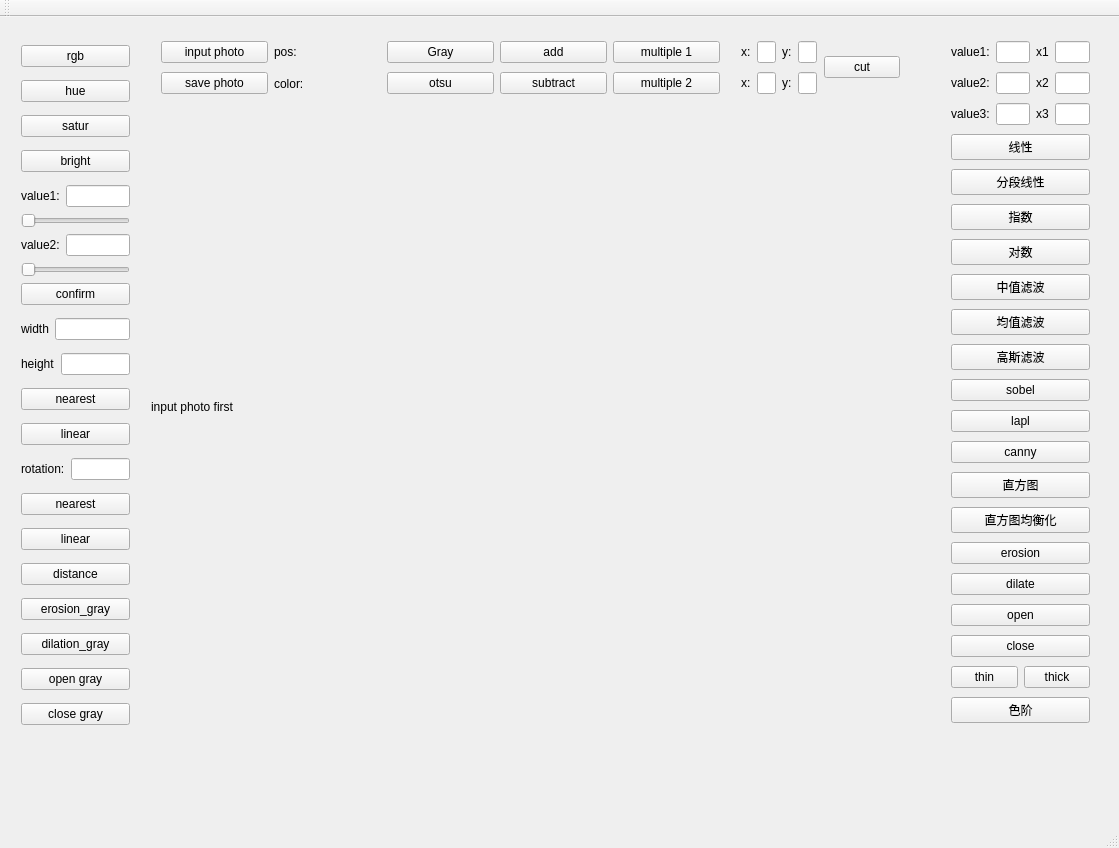
<?xml version="1.0" encoding="UTF-8"?>
<ui version="4.0">
 <class>PhotoShip</class>
 <widget class="QMainWindow" name="PhotoShip">
  <property name="geometry">
   <rect>
    <x>0</x>
    <y>0</y>
    <width>1119</width>
    <height>848</height>
   </rect>
  </property>
  <property name="windowTitle">
   <string>PhotoShip</string>
  </property>
  <widget class="QWidget" name="centralWidget">
   <widget class="QWidget" name="widget" native="true">
    <property name="enabled">
     <bool>true</bool>
    </property>
    <property name="geometry">
     <rect>
      <x>140</x>
      <y>90</y>
      <width>800</width>
      <height>600</height>
     </rect>
    </property>
    <layout class="QHBoxLayout" name="horizontalLayout">
     <item>
      <widget class="QLabel" name="photo">
       <property name="text">
        <string>input photo first</string>
       </property>
      </widget>
     </item>
    </layout>
   </widget>
   <widget class="QWidget" name="verticalLayoutWidget">
    <property name="geometry">
     <rect>
      <x>10</x>
      <y>10</y>
      <width>131</width>
      <height>726</height>
     </rect>
    </property>
    <layout class="QVBoxLayout" name="verticalLayout">
     <item>
      <widget class="QPushButton" name="rgbBtn">
       <property name="text">
        <string>rgb</string>
       </property>
      </widget>
     </item>
     <item>
      <widget class="QPushButton" name="hueBtn">
       <property name="text">
        <string>hue</string>
       </property>
      </widget>
     </item>
     <item>
      <widget class="QPushButton" name="saturBtn">
       <property name="text">
        <string>satur</string>
       </property>
      </widget>
     </item>
     <item>
      <widget class="QPushButton" name="brightBtn">
       <property name="text">
        <string>bright</string>
       </property>
      </widget>
     </item>
     <item>
      <layout class="QVBoxLayout" name="verticalLayout_6">
       <item>
        <layout class="QHBoxLayout" name="horizontalLayout_11">
         <item>
          <widget class="QLabel" name="thre1Label">
           <property name="text">
            <string>value1:</string>
           </property>
          </widget>
         </item>
         <item>
          <widget class="QLineEdit" name="thre1Input"/>
         </item>
        </layout>
       </item>
       <item>
        <widget class="QSlider" name="thre1Slider">
         <property name="orientation">
          <enum>Qt::Horizontal</enum>
         </property>
        </widget>
       </item>
       <item>
        <layout class="QHBoxLayout" name="horizontalLayout_12">
         <item>
          <widget class="QLabel" name="thre2Label">
           <property name="text">
            <string>value2:</string>
           </property>
          </widget>
         </item>
         <item>
          <widget class="QLineEdit" name="thre2Input"/>
         </item>
        </layout>
       </item>
       <item>
        <widget class="QSlider" name="thre2Slider">
         <property name="maximum">
          <number>255</number>
         </property>
         <property name="orientation">
          <enum>Qt::Horizontal</enum>
         </property>
        </widget>
       </item>
       <item>
        <widget class="QPushButton" name="confThreBtn">
         <property name="text">
          <string>confirm</string>
         </property>
        </widget>
       </item>
      </layout>
     </item>
     <item>
      <layout class="QHBoxLayout" name="horizontalLayout_4">
       <item>
        <widget class="QLabel" name="widthLabel">
         <property name="text">
          <string>width</string>
         </property>
        </widget>
       </item>
       <item>
        <widget class="QLineEdit" name="widthInput"/>
       </item>
      </layout>
     </item>
     <item>
      <layout class="QHBoxLayout" name="horizontalLayout_5">
       <item>
        <widget class="QLabel" name="heightLabel">
         <property name="text">
          <string>height</string>
         </property>
        </widget>
       </item>
       <item>
        <widget class="QLineEdit" name="heightInput"/>
       </item>
      </layout>
     </item>
     <item>
      <widget class="QPushButton" name="scaleNearBtn">
       <property name="text">
        <string>nearest</string>
       </property>
      </widget>
     </item>
     <item>
      <widget class="QPushButton" name="scaleLinearBtn">
       <property name="text">
        <string>linear</string>
       </property>
      </widget>
     </item>
     <item>
      <layout class="QHBoxLayout" name="horizontalLayout_6">
       <item>
        <widget class="QLabel" name="rotaLabel">
         <property name="text">
          <string>rotation:</string>
         </property>
        </widget>
       </item>
       <item>
        <widget class="QLineEdit" name="rotaInput"/>
       </item>
      </layout>
     </item>
     <item>
      <widget class="QPushButton" name="rotaNearBtn">
       <property name="text">
        <string>nearest</string>
       </property>
      </widget>
     </item>
     <item>
      <widget class="QPushButton" name="rotaLinearBtn">
       <property name="text">
        <string>linear</string>
       </property>
      </widget>
     </item>
     <item>
      <widget class="QPushButton" name="distanBtn">
       <property name="text">
        <string>distance</string>
       </property>
      </widget>
     </item>
     <item>
      <widget class="QPushButton" name="eroGrayBtn">
       <property name="text">
        <string>erosion_gray</string>
       </property>
      </widget>
     </item>
     <item>
      <widget class="QPushButton" name="dilaGrayBtn">
       <property name="text">
        <string>dilation_gray</string>
       </property>
      </widget>
     </item>
     <item>
      <widget class="QPushButton" name="openGrayBtn">
       <property name="text">
        <string>open gray</string>
       </property>
      </widget>
     </item>
     <item>
      <widget class="QPushButton" name="closeGrayBtn">
       <property name="text">
        <string>close gray</string>
       </property>
      </widget>
     </item>
    </layout>
   </widget>
   <widget class="QWidget" name="horizontalLayoutWidget_4">
    <property name="geometry">
     <rect>
      <x>150</x>
      <y>10</y>
      <width>581</width>
      <height>81</height>
     </rect>
    </property>
    <layout class="QHBoxLayout" name="horizontalLayout_10">
     <item>
      <layout class="QVBoxLayout" name="verticalLayout_2">
       <item>
        <widget class="QPushButton" name="inputBtn">
         <property name="text">
          <string>input photo</string>
         </property>
        </widget>
       </item>
       <item>
        <widget class="QPushButton" name="saveBtn">
         <property name="text">
          <string>save photo</string>
         </property>
        </widget>
       </item>
      </layout>
     </item>
     <item>
      <layout class="QVBoxLayout" name="verticalLayout_3">
       <item>
        <layout class="QHBoxLayout" name="horizontalLayout_2">
         <item>
          <widget class="QLabel" name="posLabel">
           <property name="text">
            <string>pos:</string>
           </property>
          </widget>
         </item>
         <item>
          <widget class="QLabel" name="mousePos">
           <property name="text">
            <string/>
           </property>
          </widget>
         </item>
        </layout>
       </item>
       <item>
        <layout class="QHBoxLayout" name="horizontalLayout_3">
         <item>
          <widget class="QLabel" name="colorLabel">
           <property name="text">
            <string>color:</string>
           </property>
          </widget>
         </item>
         <item>
          <widget class="QLabel" name="mousePix">
           <property name="text">
            <string/>
           </property>
          </widget>
         </item>
        </layout>
       </item>
      </layout>
     </item>
     <item>
      <layout class="QVBoxLayout" name="verticalLayout_8">
       <item>
        <widget class="QPushButton" name="grayBtn">
         <property name="text">
          <string>Gray</string>
         </property>
        </widget>
       </item>
       <item>
        <widget class="QPushButton" name="otsuBtn">
         <property name="text">
          <string>otsu</string>
         </property>
        </widget>
       </item>
      </layout>
     </item>
     <item>
      <layout class="QVBoxLayout" name="verticalLayout_7">
       <item>
        <widget class="QPushButton" name="addBtn">
         <property name="text">
          <string>add</string>
         </property>
        </widget>
       </item>
       <item>
        <widget class="QPushButton" name="subBtn">
         <property name="text">
          <string>subtract</string>
         </property>
        </widget>
       </item>
      </layout>
     </item>
     <item>
      <layout class="QVBoxLayout" name="verticalLayout_9">
       <item>
        <widget class="QPushButton" name="mul1Btn">
         <property name="text">
          <string>multiple 1</string>
         </property>
        </widget>
       </item>
       <item>
        <widget class="QPushButton" name="mul2Btn">
         <property name="text">
          <string>multiple 2</string>
         </property>
        </widget>
       </item>
      </layout>
     </item>
    </layout>
   </widget>
   <widget class="QWidget" name="horizontalLayoutWidget">
    <property name="geometry">
     <rect>
      <x>730</x>
      <y>10</y>
      <width>181</width>
      <height>81</height>
     </rect>
    </property>
    <layout class="QHBoxLayout" name="horizontalLayout_15">
     <item>
      <layout class="QVBoxLayout" name="verticalLayout_10">
       <item>
        <layout class="QHBoxLayout" name="horizontalLayout_13">
         <item>
          <widget class="QLabel" name="label">
           <property name="text">
            <string>x:</string>
           </property>
          </widget>
         </item>
         <item>
          <widget class="QLineEdit" name="cut1xValue"/>
         </item>
         <item>
          <widget class="QLabel" name="label_3">
           <property name="text">
            <string>y:</string>
           </property>
          </widget>
         </item>
         <item>
          <widget class="QLineEdit" name="cut1yValue"/>
         </item>
        </layout>
       </item>
       <item>
        <layout class="QHBoxLayout" name="horizontalLayout_14">
         <item>
          <widget class="QLabel" name="label_2">
           <property name="text">
            <string>x:</string>
           </property>
          </widget>
         </item>
         <item>
          <widget class="QLineEdit" name="cut2xValue"/>
         </item>
         <item>
          <widget class="QLabel" name="label_4">
           <property name="text">
            <string>y:</string>
           </property>
          </widget>
         </item>
         <item>
          <widget class="QLineEdit" name="cut2yValue"/>
         </item>
        </layout>
       </item>
      </layout>
     </item>
     <item>
      <widget class="QPushButton" name="cutBtn">
       <property name="text">
        <string>cut</string>
       </property>
      </widget>
     </item>
    </layout>
   </widget>
   <widget class="QWidget" name="verticalLayoutWidget_2">
    <property name="geometry">
     <rect>
      <x>940</x>
      <y>10</y>
      <width>161</width>
      <height>722</height>
     </rect>
    </property>
    <layout class="QVBoxLayout" name="verticalLayout_12">
     <item>
      <layout class="QHBoxLayout" name="horizontalLayout_21">
       <item>
        <widget class="QLabel" name="contValue1Label">
         <property name="text">
          <string>value1:</string>
         </property>
        </widget>
       </item>
       <item>
        <widget class="QLineEdit" name="contValue1Input"/>
       </item>
       <item>
        <widget class="QLabel" name="contX1Label">
         <property name="text">
          <string>x1</string>
         </property>
        </widget>
       </item>
       <item>
        <widget class="QLineEdit" name="contX1Input"/>
       </item>
      </layout>
     </item>
     <item>
      <layout class="QHBoxLayout" name="horizontalLayout_24">
       <item>
        <widget class="QLabel" name="contValue2Label">
         <property name="text">
          <string>value2:</string>
         </property>
        </widget>
       </item>
       <item>
        <widget class="QLineEdit" name="contValue2Input"/>
       </item>
       <item>
        <widget class="QLabel" name="contX2Label">
         <property name="text">
          <string>x2</string>
         </property>
        </widget>
       </item>
       <item>
        <widget class="QLineEdit" name="contX2Input"/>
       </item>
      </layout>
     </item>
     <item>
      <layout class="QHBoxLayout" name="horizontalLayout_25">
       <item>
        <widget class="QLabel" name="contValue3Label">
         <property name="text">
          <string>value3:</string>
         </property>
        </widget>
       </item>
       <item>
        <widget class="QLineEdit" name="contValue3Input"/>
       </item>
       <item>
        <widget class="QLabel" name="contX3Label">
         <property name="text">
          <string>x3</string>
         </property>
        </widget>
       </item>
       <item>
        <widget class="QLineEdit" name="contX3Input"/>
       </item>
      </layout>
     </item>
     <item>
      <widget class="QPushButton" name="contLinearBtn">
       <property name="text">
        <string>线性</string>
       </property>
      </widget>
     </item>
     <item>
      <widget class="QPushButton" name="partLinearBtn">
       <property name="text">
        <string>分段线性</string>
       </property>
      </widget>
     </item>
     <item>
      <widget class="QPushButton" name="expoBtn">
       <property name="text">
        <string>指数</string>
       </property>
      </widget>
     </item>
     <item>
      <widget class="QPushButton" name="logaBtn">
       <property name="text">
        <string>对数</string>
       </property>
      </widget>
     </item>
     <item>
      <widget class="QPushButton" name="midBtn">
       <property name="text">
        <string>中值滤波</string>
       </property>
      </widget>
     </item>
     <item>
      <widget class="QPushButton" name="averageBtn">
       <property name="text">
        <string>均值滤波</string>
       </property>
      </widget>
     </item>
     <item>
      <widget class="QPushButton" name="gaussianBtn">
       <property name="text">
        <string>高斯滤波</string>
       </property>
      </widget>
     </item>
     <item>
      <widget class="QPushButton" name="sobelbtn">
       <property name="text">
        <string>sobel</string>
       </property>
      </widget>
     </item>
     <item>
      <widget class="QPushButton" name="laplBtn">
       <property name="text">
        <string>lapl</string>
       </property>
      </widget>
     </item>
     <item>
      <widget class="QPushButton" name="cannyBtn">
       <property name="text">
        <string>canny</string>
       </property>
      </widget>
     </item>
     <item>
      <widget class="QPushButton" name="graphBtn">
       <property name="text">
        <string>直方图</string>
       </property>
      </widget>
     </item>
     <item>
      <widget class="QPushButton" name="equalBtn">
       <property name="text">
        <string>直方图均衡化</string>
       </property>
      </widget>
     </item>
     <item>
      <widget class="QPushButton" name="erosBtn">
       <property name="text">
        <string>erosion</string>
       </property>
      </widget>
     </item>
     <item>
      <widget class="QPushButton" name="dilateBtn">
       <property name="text">
        <string>dilate</string>
       </property>
      </widget>
     </item>
     <item>
      <widget class="QPushButton" name="openBtn">
       <property name="text">
        <string>open</string>
       </property>
      </widget>
     </item>
     <item>
      <widget class="QPushButton" name="closeBtn">
       <property name="text">
        <string>close</string>
       </property>
      </widget>
     </item>
     <item>
      <layout class="QHBoxLayout" name="horizontalLayout_7">
       <item>
        <widget class="QPushButton" name="thinBtn">
         <property name="text">
          <string>thin</string>
         </property>
        </widget>
       </item>
       <item>
        <widget class="QPushButton" name="thickBtn">
         <property name="text">
          <string>thick</string>
         </property>
        </widget>
       </item>
      </layout>
     </item>
     <item>
      <widget class="QPushButton" name="bandBtn">
       <property name="text">
        <string>色阶</string>
       </property>
      </widget>
     </item>
    </layout>
   </widget>
  </widget>
  <widget class="QMenuBar" name="menuBar">
   <property name="geometry">
    <rect>
     <x>0</x>
     <y>0</y>
     <width>1119</width>
     <height>22</height>
    </rect>
   </property>
  </widget>
  <widget class="QToolBar" name="mainToolBar">
   <attribute name="toolBarArea">
    <enum>TopToolBarArea</enum>
   </attribute>
   <attribute name="toolBarBreak">
    <bool>false</bool>
   </attribute>
  </widget>
  <widget class="QStatusBar" name="statusBar"/>
 </widget>
 <layoutdefault spacing="6" margin="11"/>
 <resources/>
 <connections/>
</ui>
